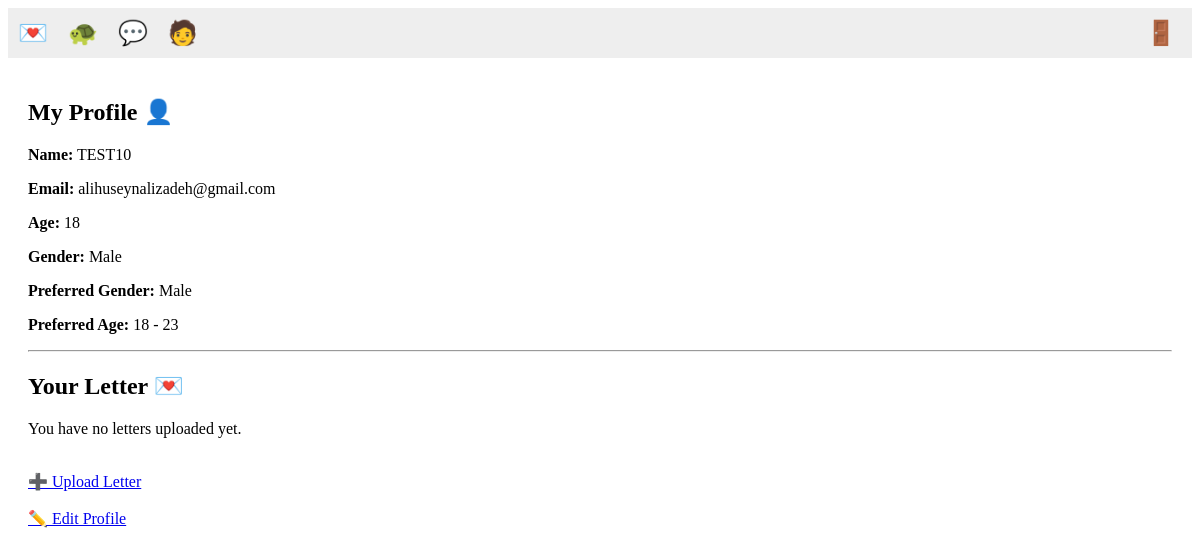
/profile/ (signed in), run on an earlier commit of the app's database.
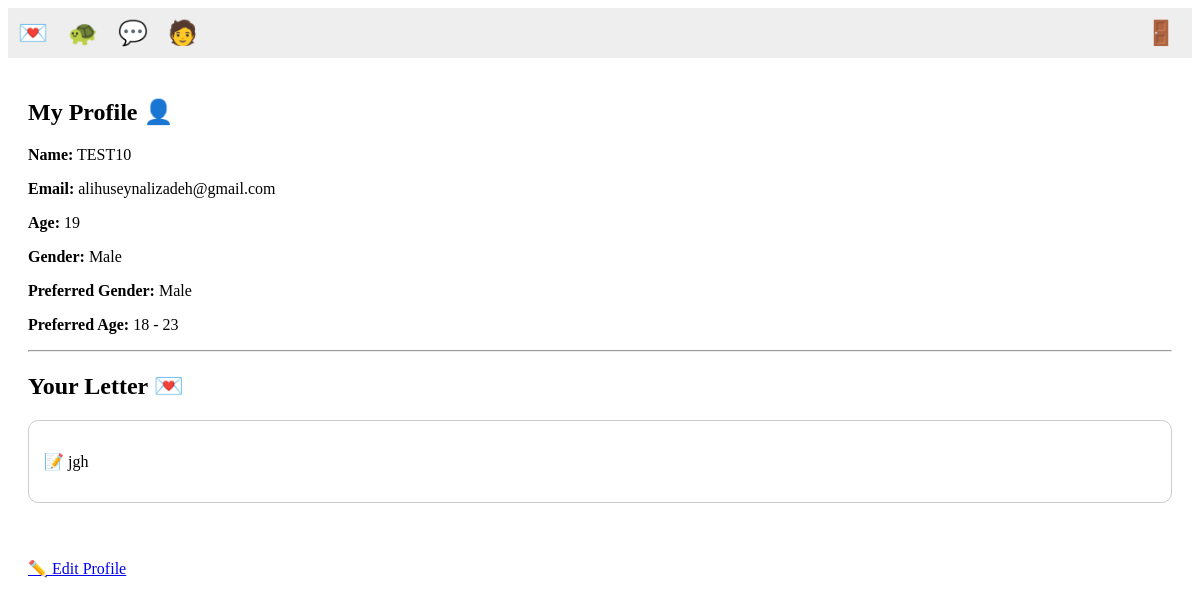
And on a later commit of the database.
### core/models.py (models this page shows)
class Profile(models.Model):
    user = models.OneToOneField(User, on_delete=models.CASCADE)
    age = models.IntegerField(blank=True, null=True)
    gender = models.CharField(max_length=20, blank=True, null=True)
    profile_picture = models.ImageField(upload_to='profiles/', blank=True, null=True)
    preferred_gender = models.CharField(max_length=20, blank=True, null=True)
    preferred_age_min = models.IntegerField(blank=True, null=True)
    preferred_age_max = models.IntegerField(blank=True, null=True)

class Letter(models.Model):
    profile = models.ForeignKey(Profile, on_delete=models.CASCADE)
    letter_type = models.CharField(max_length=10, choices=[('text', 'Text'), ('image', 'Image'), ('pdf', 'PDF')])
    text_content = models.TextField(blank=True, null=True)
    pdf = models.FileField(upload_to='letters/pdf/', blank=True, null=True)
    created_at = models.DateTimeField(auto_now_add=True)

### core/views.py (the view)
# urls.py: path('profile/', views.view_profile, name='view_profile'),
@login_required
def view_profile(request):
    profile = request.user.profile
    letters = Letter.objects.filter(profile=profile)
    has_letter = letters.exists()
    return render(request, 'view_profile.html', {
        'profile': profile,
        'letters': letters,
        'has_letter': has_letter,
    })

### core/templates/view_profile.html (shortened to what this page needs)
{% extends 'base.html' %}
{% block content %}
<h2>My Profile 👤</h2>
<p><strong>Name:</strong> {{ profile.user.username }}</p>
<p><strong>Email:</strong> {{ profile.user.email }}</p>
<p><strong>Age:</strong> {{ profile.age }}</p>
<p><strong>Gender:</strong> {{ profile.gender }}</p>
<p><strong>Preferred Gender:</strong> {{ profile.preferred_gender }}</p>
<p><strong>Preferred Age:</strong> {{ profile.preferred_age_min }} - {{ profile.preferred_age_max }}</p>
<hr>
<h2>Your Letter 💌</h2>
{% if letters %}
    {% for letter in letters %}
        <div style="border:1px solid #ccc; padding:15px; margin-bottom:20px; border-radius:10px;">
            {% if letter.letter_type == "text" %}
                {% if letter.text_content %}
                    <p>📝 {{ letter.text_content|linebreaksbr }}</p>
                {% else %}
                    <p><em>No text available.</em></p>
                {% endif %}
            {% elif letter.letter_type == "pdf" %}
                {% if letter.pdf %}
                    <p>📄 <a href="{{ letter.pdf.url }}" target="_blank">View PDF</a></p>
                {% else %}
                    <p><em>No PDF uploaded yet.</em></p>
                {% endif %}
            {% endif %}
        </div>
    {% endfor %}
{% else %}
    <p>You have no letters uploaded yet.</p>
    <br>
    <a href="{% url 'upload_letter' %}" class="btn btn-primary">➕ Upload Letter</a>
{% endif %}
<br><br>
<a href="{% url 'edit_profile' %}" class="btn btn-secondary">✏️ Edit Profile</a>
{% endblock %}

What changed in the data, as far as the page shows it:
changed Profile "Male": age "18" → "19"
added Letter: text_content "jgh"
Also different on the page:
text no longer shown: "You have no letters uploaded yet. ➕ Upload Letter"
